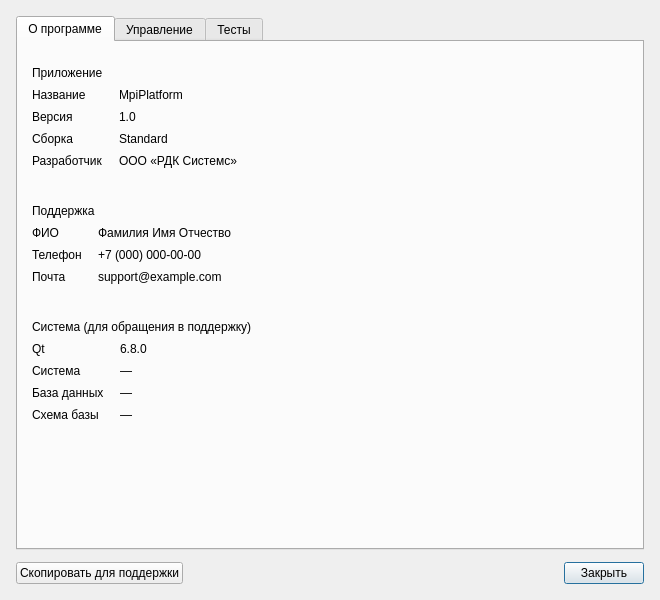
<?xml version="1.0" encoding="UTF-8"?>
<ui version="4.0">
 <class>HelpDialog</class>
 <widget class="QDialog" name="HelpDialog">
  <property name="geometry">
   <rect>
    <x>0</x>
    <y>0</y>
    <width>660</width>
    <height>600</height>
   </rect>
  </property>
  <property name="windowTitle">
   <string>Справка</string>
  </property>
  <layout class="QVBoxLayout" name="verticalLayout_help">
   <property name="spacing"><number>12</number></property>
   <property name="leftMargin"><number>16</number></property>
   <property name="topMargin"><number>16</number></property>
   <property name="rightMargin"><number>16</number></property>
   <property name="bottomMargin"><number>16</number></property>
   <item>
    <widget class="QTabWidget" name="tabWidget_help">
     <property name="currentIndex">
      <number>0</number>
     </property>
     <widget class="QWidget" name="tab_helpAbout">
      <attribute name="title">
       <string>О программе</string>
      </attribute>
      <layout class="QVBoxLayout" name="verticalLayout_helpAbout">
       <property name="spacing"><number>12</number></property>
       <property name="leftMargin"><number>0</number></property>
       <property name="topMargin"><number>12</number></property>
       <property name="rightMargin"><number>0</number></property>
       <property name="bottomMargin"><number>0</number></property>
   <item>
    <widget class="QFrame" name="frame_helpProgram_Section">
     <property name="frameShape">
      <enum>QFrame::Shape::NoFrame</enum>
     </property>
     <layout class="QGridLayout" name="gridLayout_helpProgram" columnstretch="0,1">
      <property name="leftMargin"><number>14</number></property>
      <property name="topMargin"><number>12</number></property>
      <property name="rightMargin"><number>14</number></property>
      <property name="bottomMargin"><number>12</number></property>
      <property name="horizontalSpacing"><number>16</number></property>
      <property name="verticalSpacing"><number>8</number></property>
      <item row="0" column="0" colspan="2">
     <widget class="QLabel" name="label_helpProgramHeader_Title">
      <property name="text">
       <string>Приложение</string>
      </property>
     </widget>
      </item>
      <item row="1" column="0">
     <widget class="QLabel" name="label_helpProgram_Title">
      <property name="text">
       <string>Название</string>
      </property>
     </widget>
      </item>
      <item row="1" column="1">
     <widget class="QLabel" name="label_helpProgram_Text">
      <property name="text">
       <string>MpiPlatform</string>
      </property>
      <property name="textInteractionFlags">
       <set>Qt::TextInteractionFlag::TextSelectableByMouse</set>
      </property>
      <property name="wordWrap">
       <bool>true</bool>
      </property>
     </widget>
      </item>
      <item row="2" column="0">
     <widget class="QLabel" name="label_helpVersion_Title">
      <property name="text">
       <string>Версия</string>
      </property>
     </widget>
      </item>
      <item row="2" column="1">
     <widget class="QLabel" name="label_helpVersion_Text">
      <property name="text">
       <string>1.0</string>
      </property>
      <property name="textInteractionFlags">
       <set>Qt::TextInteractionFlag::TextSelectableByMouse</set>
      </property>
      <property name="wordWrap">
       <bool>true</bool>
      </property>
     </widget>
      </item>
      <item row="3" column="0">
     <widget class="QLabel" name="label_helpBuild_Title">
      <property name="text">
       <string>Сборка</string>
      </property>
     </widget>
      </item>
      <item row="3" column="1">
     <widget class="QLabel" name="label_helpBuild_Text">
      <property name="text">
       <string>Standard</string>
      </property>
      <property name="textInteractionFlags">
       <set>Qt::TextInteractionFlag::TextSelectableByMouse</set>
      </property>
      <property name="wordWrap">
       <bool>true</bool>
      </property>
     </widget>
      </item>
      <item row="4" column="0">
     <widget class="QLabel" name="label_helpCompany_Title">
      <property name="text">
       <string>Разработчик</string>
      </property>
     </widget>
      </item>
      <item row="4" column="1">
     <widget class="QLabel" name="label_helpCompany_Text">
      <property name="text">
       <string>ООО «РДК Системс»</string>
      </property>
      <property name="textInteractionFlags">
       <set>Qt::TextInteractionFlag::TextSelectableByMouse</set>
      </property>
      <property name="wordWrap">
       <bool>true</bool>
      </property>
     </widget>
      </item>
     </layout>
    </widget>
   </item>
   <item>
    <widget class="QFrame" name="frame_helpSupport_Section">
     <property name="frameShape">
      <enum>QFrame::Shape::NoFrame</enum>
     </property>
     <layout class="QGridLayout" name="gridLayout_helpSupport" columnstretch="0,1">
      <property name="leftMargin"><number>14</number></property>
      <property name="topMargin"><number>12</number></property>
      <property name="rightMargin"><number>14</number></property>
      <property name="bottomMargin"><number>12</number></property>
      <property name="horizontalSpacing"><number>16</number></property>
      <property name="verticalSpacing"><number>8</number></property>
      <item row="0" column="0" colspan="2">
     <widget class="QLabel" name="label_helpSupportHeader_Title">
      <property name="text">
       <string>Поддержка</string>
      </property>
     </widget>
      </item>
      <item row="1" column="0">
     <widget class="QLabel" name="label_helpSupportName_Title">
      <property name="text">
       <string>ФИО</string>
      </property>
     </widget>
      </item>
      <item row="1" column="1">
     <widget class="QLabel" name="label_helpSupportName_Text">
      <property name="text">
       <string>Фамилия Имя Отчество</string>
      </property>
      <property name="textInteractionFlags">
       <set>Qt::TextInteractionFlag::TextSelectableByMouse</set>
      </property>
      <property name="wordWrap">
       <bool>true</bool>
      </property>
     </widget>
      </item>
      <item row="2" column="0">
     <widget class="QLabel" name="label_helpSupportPhone_Title">
      <property name="text">
       <string>Телефон</string>
      </property>
     </widget>
      </item>
      <item row="2" column="1">
     <widget class="QLabel" name="label_helpSupportPhone_Text">
      <property name="text">
       <string>+7 (000) 000-00-00</string>
      </property>
      <property name="textInteractionFlags">
       <set>Qt::TextInteractionFlag::TextSelectableByMouse</set>
      </property>
      <property name="wordWrap">
       <bool>true</bool>
      </property>
     </widget>
      </item>
      <item row="3" column="0">
     <widget class="QLabel" name="label_helpSupportEmail_Title">
      <property name="text">
       <string>Почта</string>
      </property>
     </widget>
      </item>
      <item row="3" column="1">
     <widget class="QLabel" name="label_helpSupportEmail_Text">
      <property name="text">
       <string>support@example.com</string>
      </property>
      <property name="textInteractionFlags">
       <set>Qt::TextInteractionFlag::TextSelectableByMouse</set>
      </property>
      <property name="wordWrap">
       <bool>true</bool>
      </property>
     </widget>
      </item>
     </layout>
    </widget>
   </item>
   <item>
    <widget class="QFrame" name="frame_helpSystem_Section">
     <property name="frameShape">
      <enum>QFrame::Shape::NoFrame</enum>
     </property>
     <layout class="QGridLayout" name="gridLayout_helpSystem" columnstretch="0,1">
      <property name="leftMargin"><number>14</number></property>
      <property name="topMargin"><number>12</number></property>
      <property name="rightMargin"><number>14</number></property>
      <property name="bottomMargin"><number>12</number></property>
      <property name="horizontalSpacing"><number>16</number></property>
      <property name="verticalSpacing"><number>8</number></property>
      <item row="0" column="0" colspan="2">
     <widget class="QLabel" name="label_helpSystemHeader_Title">
      <property name="text">
       <string>Система (для обращения в поддержку)</string>
      </property>
     </widget>
      </item>
      <item row="1" column="0">
     <widget class="QLabel" name="label_helpQt_Title">
      <property name="text">
       <string>Qt</string>
      </property>
     </widget>
      </item>
      <item row="1" column="1">
     <widget class="QLabel" name="label_helpQt_Text">
      <property name="text">
       <string>6.8.0</string>
      </property>
      <property name="textInteractionFlags">
       <set>Qt::TextInteractionFlag::TextSelectableByMouse</set>
      </property>
      <property name="wordWrap">
       <bool>true</bool>
      </property>
     </widget>
      </item>
      <item row="2" column="0">
     <widget class="QLabel" name="label_helpOs_Title">
      <property name="text">
       <string>Система</string>
      </property>
     </widget>
      </item>
      <item row="2" column="1">
     <widget class="QLabel" name="label_helpOs_Text">
      <property name="text">
       <string>—</string>
      </property>
      <property name="textInteractionFlags">
       <set>Qt::TextInteractionFlag::TextSelectableByMouse</set>
      </property>
      <property name="wordWrap">
       <bool>true</bool>
      </property>
     </widget>
      </item>
      <item row="3" column="0">
     <widget class="QLabel" name="label_helpDatabase_Title">
      <property name="text">
       <string>База данных</string>
      </property>
     </widget>
      </item>
      <item row="3" column="1">
     <widget class="QLabel" name="label_helpDatabase_Text">
      <property name="text">
       <string>—</string>
      </property>
      <property name="textInteractionFlags">
       <set>Qt::TextInteractionFlag::TextSelectableByMouse</set>
      </property>
      <property name="wordWrap">
       <bool>true</bool>
      </property>
     </widget>
      </item>
      <item row="4" column="0">
     <widget class="QLabel" name="label_helpSchema_Title">
      <property name="text">
       <string>Схема базы</string>
      </property>
     </widget>
      </item>
      <item row="4" column="1">
     <widget class="QLabel" name="label_helpSchema_Text">
      <property name="text">
       <string>—</string>
      </property>
      <property name="textInteractionFlags">
       <set>Qt::TextInteractionFlag::TextSelectableByMouse</set>
      </property>
      <property name="wordWrap">
       <bool>true</bool>
      </property>
     </widget>
      </item>
     </layout>
    </widget>
   </item>
       <item>
        <spacer name="verticalSpacer_helpAbout">
         <property name="orientation">
          <enum>Qt::Orientation::Vertical</enum>
         </property>
         <property name="sizeHint" stdset="0">
          <size>
           <width>20</width>
           <height>20</height>
          </size>
         </property>
        </spacer>
       </item>
      </layout>
     </widget>
     <widget class="QWidget" name="tab_helpControls">
      <attribute name="title">
       <string>Управление</string>
      </attribute>
      <layout class="QVBoxLayout" name="verticalLayout_helpControls">
       <property name="leftMargin"><number>0</number></property>
       <property name="topMargin"><number>12</number></property>
       <property name="rightMargin"><number>0</number></property>
       <property name="bottomMargin"><number>0</number></property>
       <item>
        <widget class="QTextBrowser" name="textBrowser_helpControls">
         <property name="openExternalLinks">
          <bool>false</bool>
         </property>
        </widget>
       </item>
      </layout>
     </widget>
     <widget class="QWidget" name="tab_helpTests">
      <attribute name="title">
       <string>Тесты</string>
      </attribute>
      <layout class="QVBoxLayout" name="verticalLayout_helpTests">
       <property name="leftMargin"><number>0</number></property>
       <property name="topMargin"><number>12</number></property>
       <property name="rightMargin"><number>0</number></property>
       <property name="bottomMargin"><number>0</number></property>
       <item>
        <widget class="QTabWidget" name="tabWidget_helpTests">
         <property name="documentMode">
          <bool>true</bool>
         </property>
        </widget>
       </item>
      </layout>
     </widget>
    </widget>
   </item>
   <item>
    <layout class="QHBoxLayout" name="horizontalLayout_helpButtons">
     <item>
      <widget class="QPushButton" name="pushButton_helpCopy">
       <property name="toolTip">
        <string>Версия, сборка, система и путь к базе — одним текстом, чтобы вставить в письмо или сообщение поддержке</string>
       </property>
       <property name="text">
        <string>Скопировать для поддержки</string>
       </property>
      </widget>
     </item>
     <item>
      <spacer name="horizontalSpacer_helpButtons">
       <property name="orientation">
        <enum>Qt::Orientation::Horizontal</enum>
       </property>
       <property name="sizeHint" stdset="0">
        <size>
         <width>40</width>
         <height>20</height>
        </size>
       </property>
      </spacer>
     </item>
     <item>
      <widget class="QPushButton" name="pushButton_helpClose">
       <property name="text">
        <string>Закрыть</string>
       </property>
       <property name="default">
        <bool>true</bool>
       </property>
      </widget>
     </item>
    </layout>
   </item>
  </layout>
 </widget>
 <resources/>
 <connections/>
</ui>
